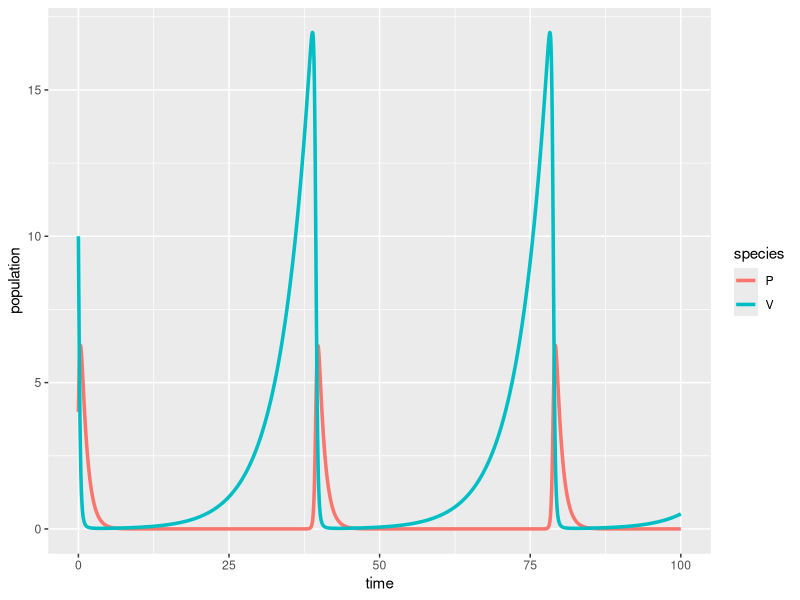

The R script that drew this image:
## ---- chunk 1
#| message: false
#| warning: false
# load libraries ----
library(tidyverse)
library(deSolve)
library(kableExtra)
## ---- chunk 2
# Create a sequence of times (days) ----
time <- seq(from = 0, to = 100, by = 0.05)

# Set some parameter values (these can change - keep it in mind) ----
parameters <- c(r = .2, alpha = 0.75, beta = 0.4, q = 1)

# Set the initial condition (prey and predator populations at t = 0) ----
# Recall: V = prey, P = predator
init_cond <- c(V = 10, P = 4)

# Prepare the series of differential equations as a function ----
lv_equations <- function(time, init_cond, parameters) {
  with(as.list(c(init_cond, parameters)), {
    dVdt = r * V - alpha * V * P
    dPdt = beta * V * P - q * P
    return(list(c(dVdt, dPdt)))
  })
}

# Find the approximate the solution using `deSolve::ode()` ----
approx_lv <- ode(y = init_cond, times = time, func = lv_equations, parms = parameters)

# Check the class ----
class(approx_lv)

# We really want this to be a data frame, AND we want both prey (V) and predator (P) to be in the same column -- we'll learn why in EDS 221 (tidy data) ----
approx_lk_df <- data.frame(approx_lv) |> 
  pivot_longer(cols = c(V, P), names_to = "species", values_to = "population")

# Plot it ----
ggplot(data = approx_lk_df, aes(x = time, y = population)) +
  geom_line(aes(color = species), linewidth = 1.2)
